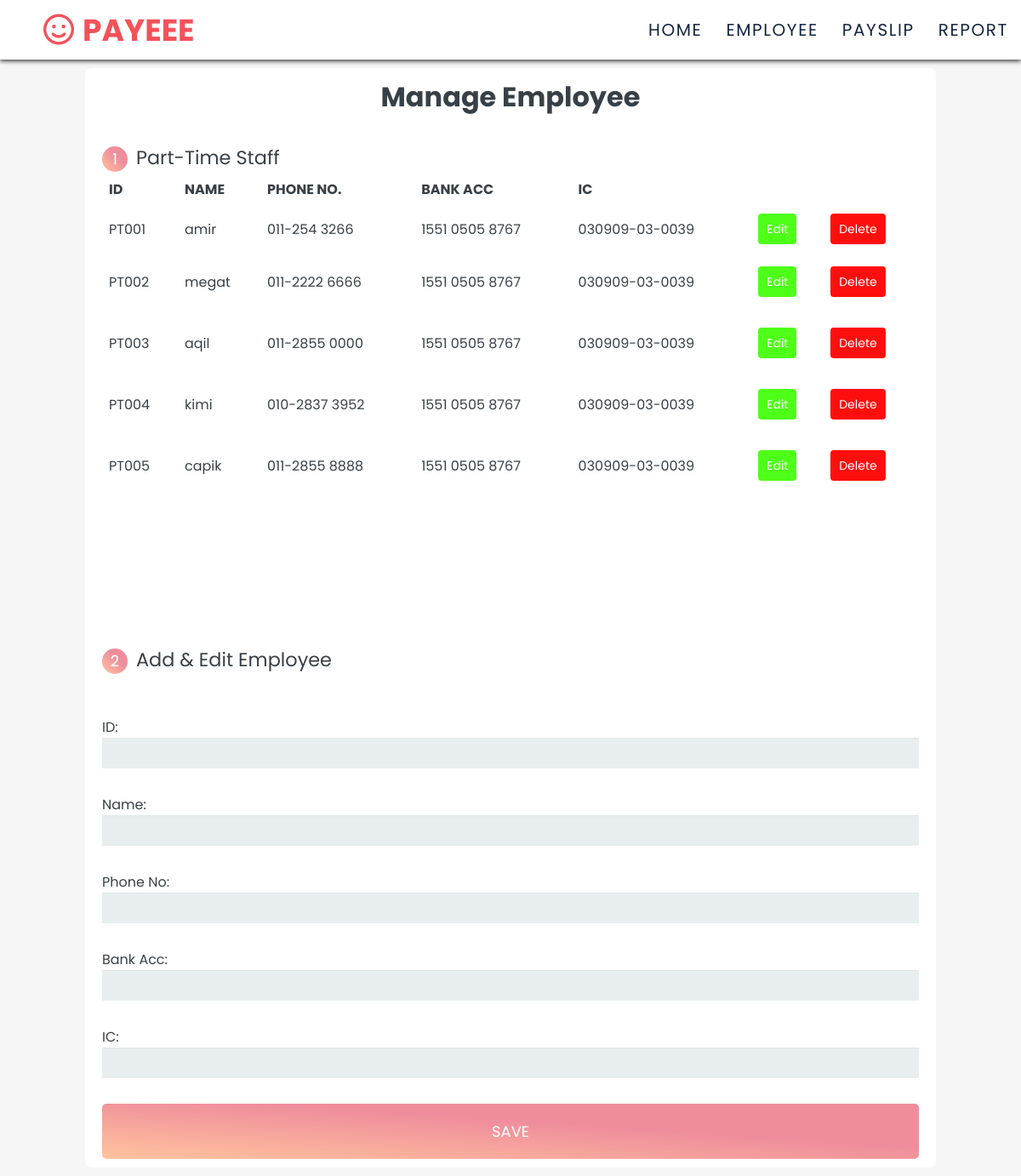
Screenshot of /payrollsystem/HRmanageEmployee/ with the database file from the repository.
### system/models.py (models this page shows)
class Parttime(models.Model):
    PTid = models.CharField(primary_key=True,max_length=5)
    PTname = models.CharField(max_length=50)
    PTpassword = models.CharField(null=True,max_length=50)
    PTphonenumber = models.CharField(null=True,max_length=50)
    PTbankacc = models.CharField(null=True,max_length=50)
    PTic = models.CharField(null=True,max_length=50)

### system/views.py (the view)
# urls.py: path('HRmanageEmployee/', views.hrmanageemployee, name='hrmanageemployee'),
def hrmanageemployee(request):
    parttime_list = Parttime.objects.all()
    context = {
        'parttime_list': parttime_list,
    }
    return render(request, 'hrmanageemployee.html',context)

### system/templates/hrmanageemployee.html (shortened to what this page needs)
{% extends "hrnavbar.html" %}
{% block form %}
<div class="row">
    <div class="col-md-12">
        <form action="" method="post">
            <h1>Manage Employee</h1>
            <fieldset>
                <legend><span class="number">1</span> Part-Time Staff</legend>
                <table id="workTable" style="margin-bottom: 150px;">
                    <tr>
                        <th>ID</th>
                        <th>NAME</th>
                        <th>PHONE NO.</th>
                        <th>BANK ACC</th>
                        <th>IC</th>
                        <th></th>
                        <th></th>
                    </tr>
                    <tr>
                        {% for parttime in parttime_list %}
                        <td>{{parttime.PTid}}</td>
                        <td>{{parttime.PTname}}</td>
                        <td>{{parttime.PTphonenumber}}</td>
                        <td>{{parttime.PTbankacc}}</td>
                        <td>{{parttime.PTic}}</td>
                        <td style="align-items: center; justify-content: center;">
                            <button type="button"  class="edit-row-btn" onclick="editRow(this)">Edit</button>
                        </td>
                        <td>
                            <form action="{% url 'delete_parttime' parttime.PTid %}" method="POST" onsubmit="return confirm('Are you sure you want to delete this employee?');" style="display: inline-table;">
                                <button type="submit" class="delete-row-btn">Delete</button>
                            </form>
                        </td>
                    </tr>
                    {% endfor %}
                </table>
            </fieldset>
            <br>
            <fieldset>
                <legend><span class="number">2</span> Add & Edit Employee</legend>
                <br>
                <form action="{% url 'add_parttime' %}" method="POST" style="display: inline;">
                <label for="name">ID:</label>
                <input type="text" name="AddEmployeeID" id="employeeID">
                <label for="name">Name:</label>
                <input type="text" name="AddEmployeeName" id="employeeName">
                <label for="PhoneNo">Phone No:</label>
                <input type="text" name="AddEmployeePhoneNo" id="employeePhoneNo">
                <label for="BankAcc">Bank Acc:</label>
                <input type="text" name="AddEmployeeBankAcc" id="employeeBankAcc">
                <label for="IC">IC:</label>
                <input type="text" name="AddEmployeeIC" id="employeeIC">
                <button id="generate" type="submit" >SAVE</button>
                </form>
            </fieldset>
        </form>
    </div>
</div>
{% endblock %}

### system/templates/hrnavbar.html (shortened to what this page needs)
<!DOCTYPE html>
<html lang="en">
<head>
</head>
<body>
    <nav class="nav-bar">
        <div class="icon-nav">
            <a href="{% url 'hrhome' %}" style="text-decoration: none"><span class="logo"><i class="far fa-smile text-primary me-2" style="color: #F3525A;margin-right: 10px;"></i>Payeee</span></a>
        </div>
        <ul class="list-nav-bar active">
            <li class="list-item"><a href="{% url 'hrhome' %}">home</a></li>
            <li class="list-item"><a href="{% url 'hrmanageemployee' %}">employee</a></li>
            <li class="list-item"><a href="{% url 'hrgeneratepayroll' %}">payslip</a></li>
            <li class="list-item"><a href="{% url 'hrpayrollreport' %}">report</a></li>
        </ul>
    </nav>
    {% block form %}
    {% endblock %}
</body>
</html>

### system/templates/hrnavbar.html (style rules this page uses)
:root { --primary: #F3525A; --secondary: #F6F6F6; --light: #FFFFFF; --dark: #152440; }
* { margin: 0; padding: 0; box-sizing: border-box; font-family: 'Poppins','Open Sans',Arial; }
body { min-height: 100vh; background-color: var(--secondary); background-size: cover; background-position: center; }
.nav-bar { display: flex; justify-content: space-between; align-items: center; padding: 25px 1.5rem; height: 70px; background-color: var(--light); font-family: 'Barlow', sans-serif; padding: 35px 15px; font-size: 18px; box-shadow: 0 2px 5px rgba(0, 0, 0, 0.742); position: sticky; top: 0; z-index: 1000; }
.logo { color: var(--primary); font-weight: bold; text-decoration: none; text-transform: uppercase; font-size: 2.25rem; margin-left: 36px; }
.list-nav-bar { list-style: none; text-transform: uppercase; display: flex; gap: 20px; }
.list-item a { cursor: pointer; font-size: 1.25rem; text-decoration: none; color: var(--dark); text-align: center; margin-left: 0.5rem; letter-spacing: 0.1rem; }

### system/templates/hrmanageemployee.html (style rules this page uses)
* { box-sizing: border-box; }
body { font-family: 'Nunito', sans-serif; color: #384047; margin: 0; }
form { max-width: 300px; margin: 10px auto; padding: 10px 20px; background: #ffffff; border-radius: 8px; }
h1 { margin: 0 0 30px; text-align: center; }
input[type="text"], input[type="date"], textarea, select { background-color: #e8eeef; border: none; font-size: 16px; height: 36px; padding: 5px; width: 100%; color: #8a97a0; box-shadow: 0 1px 0 rgba(0, 0, 0, 0.03) inset; margin-bottom: 30px; }
#generate { padding: 19px 39px; color: #FFF; background: linear-gradient(to bottom left, #EF8D9C 40%, #FFC39E 100%); font-size: 18px; text-align: center; border-radius: 5px; width: 100%; border: 0px ; box-shadow: 0 -1px 0 rgba(255, 255, 255, 0.1) inset; cursor: pointer; }
fieldset { border: none; }
legend { font-size: 1.4em; }
label { display: block; }
.number { background: linear-gradient(to bottom left, #EF8D9C 40%, #FFC39E 100%); color: #fff; height: 30px; width: 30px; display: inline-block; font-size: 0.8em; margin-right: 4px; line-height: 30px; text-align: center; text-shadow: 0 1px 0 rgba(255, 255, 255, 0.2); border-radius: 100%; }
@media screen and (min-width: 480px) { form { max-width: 1000px; } }
table { width: 100%; border-collapse: collapse; }
th, td { padding: 8px; text-align: left; vertical-align: middle; }
.delete-row-btn { font-size: 14px; padding: 5px 10px; background-color: #ff0e0e; color: white; border: none; border-radius: 4px; cursor: pointer; height: 36px; box-sizing: border-box; display: flex; align-items: center; justify-content: center; }
.edit-row-btn { font-size: 14px; padding: 5px 10px; background-color: #4eff18; color: white; border: none; border-radius: 4px; cursor: pointer; height: 36px; box-sizing: border-box; display: flex; align-items: center; justify-content: center; }

### rows the page displays
Parttime: PTid "PT001", PTname "amir", PTphonenumber "011-254 3266", PTbankacc "1551 0505 8767", PTic "030909-03-0039"
Parttime: PTid "PT002", PTname "megat", PTphonenumber "011-2222 6666", PTbankacc "1551 0505 8767", PTic "030909-03-0039"
Parttime: PTid "PT003", PTname "aqil", PTphonenumber "011-2855 0000", PTbankacc "1551 0505 8767", PTic "030909-03-0039"
Parttime: PTid "PT004", PTname "kimi", PTphonenumber "010-2837 3952", PTbankacc "1551 0505 8767", PTic "030909-03-0039"
Parttime: PTid "PT005", PTname "capik", PTphonenumber "011-2855 8888", PTbankacc "1551 0505 8767", PTic "030909-03-0039"
